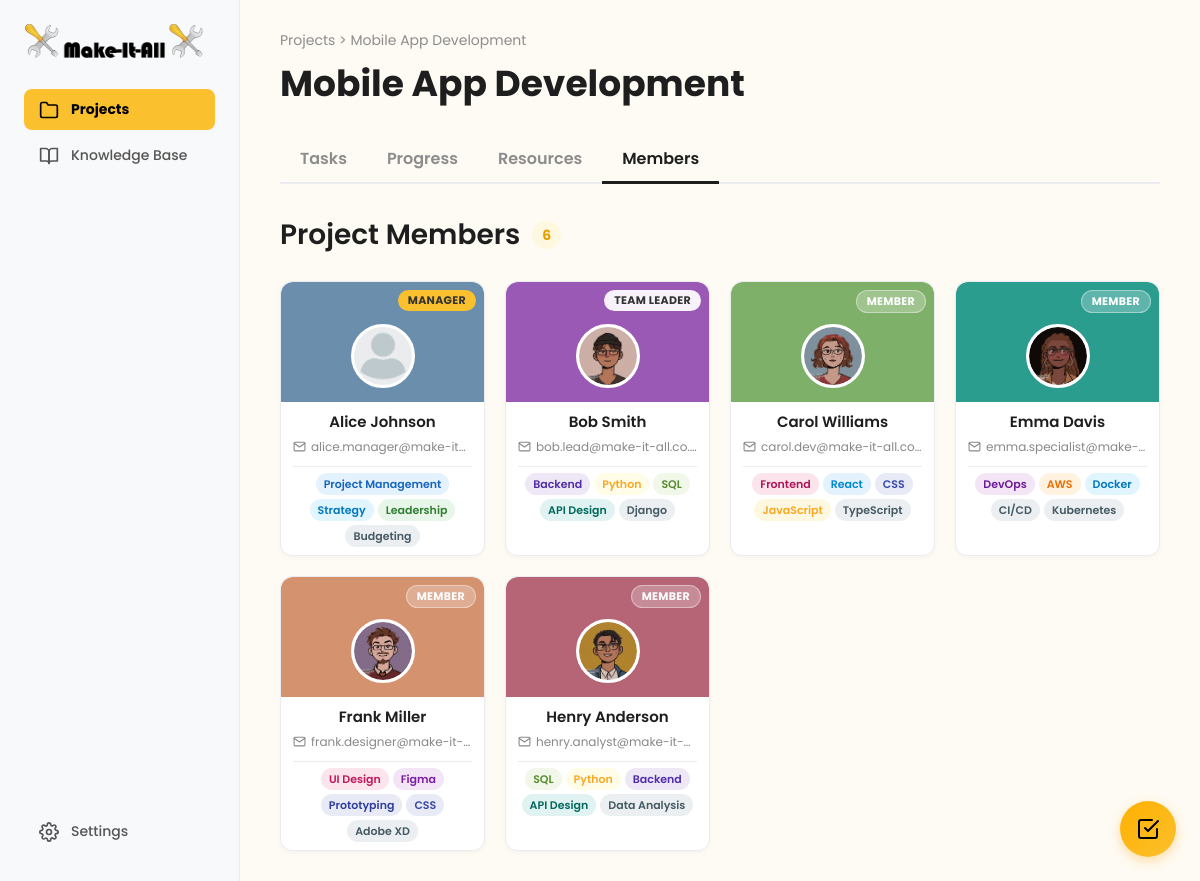
Screenshot of /user/project/project-members.php?project_id=2 (signed in) with the database file from the repository.
### tables this page shows
CREATE TABLE projects (
    project_id INT AUTO_INCREMENT PRIMARY KEY,
    project_name VARCHAR(255) NOT NULL,
    description TEXT,
    created_by INT NOT NULL COMMENT 'Manager who created the project',
    team_leader_id INT NULL COMMENT 'Assigned team leader',
    start_date DATE NOT NULL,
    deadline DATE NOT NULL,
    estimated_completion_date DATE NULL COMMENT 'Calculated based on velocity',
    completed_date DATE NULL,
    status ENUM('planning', 'active', 'on_hold', 'completed', 'archived') DEFAULT 'active',
    priority ENUM('low', 'medium', 'high') DEFAULT 'medium',
    completion_percentage DECIMAL(5,2) DEFAULT 0.00,
    overdue_tasks_count INT DEFAULT 0,
    resource_level ENUM('sufficient', 'tight', 'under_resourced') DEFAULT 'sufficient',
    created_at TIMESTAMP DEFAULT CURRENT_TIMESTAMP,
    updated_at TIMESTAMP DEFAULT CURRENT_TIMESTAMP ON UPDATE CURRENT_TIMESTAMP,
    archived_at TIMESTAMP NULL,
    FOREIGN KEY (created_by) REFERENCES users(user_id) ON DELETE RESTRICT,
    FOREIGN KEY (team_leader_id) REFERENCES users(user_id) ON DELETE SET NULL,
    INDEX idx_status (status),
    INDEX idx_created_by (created_by),
    INDEX idx_team_leader (team_leader_id),
    INDEX idx_deadline (deadline),
    INDEX idx_priority (priority)
);

CREATE TABLE users (
    user_id INT AUTO_INCREMENT PRIMARY KEY,
    email VARCHAR(255) NOT NULL UNIQUE,
    password_hash VARCHAR(255) NULL COMMENT 'NULL for non-registered employees',
    is_registered BOOLEAN DEFAULT FALSE,
    first_name VARCHAR(100) NOT NULL,
    last_name VARCHAR(100) NOT NULL,
    profile_picture VARCHAR(255) DEFAULT '/default-avatar.png',
    role ENUM('manager', 'team_leader', 'team_member', 'technical_specialist') NOT NULL DEFAULT 'team_member',
    department VARCHAR(100),
    specialties TEXT COMMENT 'JSON array: ["Frontend", "React", "UX Design"]',
    manager_id INT NULL COMMENT 'Self-referencing FK - who manages this user',
    is_active BOOLEAN DEFAULT TRUE,
    last_login TIMESTAMP NULL,
    created_at TIMESTAMP DEFAULT CURRENT_TIMESTAMP,
    updated_at TIMESTAMP DEFAULT CURRENT_TIMESTAMP ON UPDATE CURRENT_TIMESTAMP,
    FOREIGN KEY (manager_id) REFERENCES users(user_id) ON DELETE SET NULL,
    INDEX idx_email (email),
    INDEX idx_role (role),
    INDEX idx_manager (manager_id),
    INDEX idx_is_registered (is_registered),
    INDEX idx_is_active (is_active)
);

CREATE TABLE project_members (
    project_member_id INT AUTO_INCREMENT PRIMARY KEY,
    project_id INT NOT NULL,
    user_id INT NOT NULL,
    project_role ENUM('team_leader', 'member') DEFAULT 'member',
    joined_at TIMESTAMP DEFAULT CURRENT_TIMESTAMP,
    left_at TIMESTAMP NULL COMMENT 'Soft delete - set when member leaves project',
    FOREIGN KEY (project_id) REFERENCES projects(project_id) ON DELETE CASCADE,
    FOREIGN KEY (user_id) REFERENCES users(user_id) ON DELETE CASCADE,
    UNIQUE KEY unique_project_user (project_id, user_id),
    INDEX idx_project (project_id),
    INDEX idx_user (user_id),
    INDEX idx_left_at (left_at)
);

### actions/guard_project_access.php (called while the page is built, shortened)
<?php
function guardProjectAccess(PDO $db, int $projectId, int $userId): array
{
    $stmt = $db->prepare("
        SELECT
            p.project_id,
            p.project_name,
            p.description,
            p.status,
            p.deadline,
            p.team_leader_id,
            p.created_by,
            CASE WHEN p.team_leader_id = :uid THEN 1 ELSE 0 END AS is_team_leader,
            CASE WHEN pm.user_id IS NOT NULL THEN 1 ELSE 0 END AS is_member
        FROM projects p
        LEFT JOIN project_members pm
            ON pm.project_id = p.project_id
           AND pm.user_id = :uid
           AND pm.left_at IS NULL
        WHERE p.project_id = :pid
          AND (
              p.created_by = :uid
              OR p.team_leader_id = :uid
              OR pm.user_id IS NOT NULL
          )
        LIMIT 1
    ");
    $stmt->execute([':pid' => $projectId, ':uid' => $userId]);
    $project = $stmt->fetch(PDO::FETCH_ASSOC);
    $roleLower = strtolower((string)($_SESSION['role'] ?? ''));
    $isManager = ($roleLower === 'manager');
    $isTeamLeaderOfThisProject = ((int)$project['is_team_leader'] === 1);
    $canManageProject = $isManager || $isTeamLeaderOfThisProject;
    $canCloseProject = $isManager;
    return [
        'project' => $project,
        'isManager' => $isManager,
        'isTeamLeaderOfThisProject' => $isTeamLeaderOfThisProject,
        'canManageProject' => $canManageProject,
        'canCloseProject' => $canCloseProject,
    ];
}

### user/project/project-members.php (the view, shortened to what this page needs)
<?php
require_once __DIR__ . "/../../actions/guard_project_access.php";
$projectId = $_SESSION['current_project_id'] ?? null;
$userId = (int) $_SESSION['user_id'];
$database = new Database();
$pdo = $database->getConnection();
$access = guardProjectAccess($pdo, (int) $projectId, $userId);
$project = $access['project'];
$isManager = $access['isManager'];
$bannerColors = [
    '#5B9BD5', '#7FB069', '#9B59B6', '#D4926F', '#45B7B8',
    '#6C8EAD', '#2A9D8F', '#B56576', '#52796F', '#7D8FA0',
];
$specialtyClassMap = [
    'Project Management' => 'spec-project-management',
    'Strategy'           => 'spec-strategy',
    'Leadership'         => 'spec-leadership',
    'Backend'            => 'spec-backend',
    'Python'             => 'spec-python',
    'SQL'                => 'spec-sql',
    'API Design'         => 'spec-api-design',
    'Frontend'           => 'spec-frontend',
    'React'              => 'spec-react',
    'CSS'                => 'spec-css',
    'JavaScript'         => 'spec-javascript',
    'Node.js'            => 'spec-node-js',
    'MongoDB'            => 'spec-mongodb',
    'DevOps'             => 'spec-devops',
    'AWS'                => 'spec-aws',
    'Docker'             => 'spec-docker',
    'CI/CD'              => 'spec-ci-cd',
    'UI Design'          => 'spec-ui-design',
    'Figma'              => 'spec-figma',
    'Prototyping'        => 'spec-prototyping',
];
$stmt = $pdo->prepare("
    SELECT
        u.user_id, u.first_name, u.last_name, u.email,
        u.profile_picture, u.specialties, u.role AS system_role,
        pm.project_role
    FROM project_members pm
    INNER JOIN users u ON u.user_id = pm.user_id
    WHERE pm.project_id = :pid AND pm.left_at IS NULL
    ORDER BY
        CASE pm.project_role
            WHEN 'team_leader' THEN 1
            ELSE 2
        END,
        u.first_name ASC
");
$stmt->execute([':pid' => $projectId]);
$members = $stmt->fetchAll(PDO::FETCH_ASSOC);
$managerId = (int) $project['created_by'];
$teamLeaderId = (int) $project['team_leader_id'];
$managerInList = false;
if (!$managerInList) {
    $stmt = $pdo->prepare("
        SELECT user_id, first_name, last_name, email, profile_picture, specialties, role AS system_role
        FROM users WHERE user_id = :uid
    ");
    $stmt->execute([':uid' => $managerId]);
    $manager = $stmt->fetch(PDO::FETCH_ASSOC);
    if ($manager) {
        $manager['project_role'] = 'manager';
        array_unshift($members, $manager);
    }
}
$memberCount = count($members);
function getMemberColor($uid, $bannerColors, &$colorMap) {
    $color = $bannerColors[array_rand($bannerColors)];
    return $color;
}
?>
<!DOCTYPE html>
<html lang="en">
<head>
    <link rel="stylesheet" href="../dashboard.css">
    <link rel="stylesheet" href="progress.css">
    <link rel="stylesheet" href="project-members.css">
</head>
<body id="project-members-page">
<?php include '../to-do/todo_widget.php'; ?>
<div class="dashboard-container">
    <nav class="sidebar">
        <div class="nav-top">
            <div class="logo-container">
                <img src="../logo.png" alt="Make-It-All Logo" class="logo-icon">
            </div>
            <ul class="nav-main">
                <li class="active-parent">
                    <a href="projects-overview.php"><i data-feather="folder"></i>Projects</a>
                </li>
                <li><a href="../knowledge-base/knowledge-base.html"><i data-feather="book-open"></i>Knowledge Base</a></li>
            </ul>
        </div>
        <div class="nav-footer">
            <ul>
                <li><a href="../settings.php"><i data-feather="settings"></i>Settings</a></li>
            </ul>
        </div>
    </nav>
    <main class="main-content">
        <header class="project-header">
            <div class="project-header-top">
                <div class="breadcrumbs-title">
                    <p class="breadcrumbs"><a href="projects-overview.php">Projects</a> > <span id="project-name-breadcrumb"><?= htmlspecialchars($project['project_name']) ?></span></p>
                    <h1 id="project-name-header"><?= htmlspecialchars($project['project_name']) ?></h1>
                </div>
            </div>
            <nav class="project-nav" id="project-nav-links">
                <a href="#">Tasks</a>
                <a href="#">Progress</a>
                <a href="#">Resources</a>
                <a href="#" class="active">Members</a>
            </nav>
        </header>
        <div class="members-content">
            <div class="members-header">
                <h2>
                    Project Members
                    <span class="members-count-badge" id="members-count"><?= $memberCount ?></span>
                </h2>
            </div>
            <div class="members-grid" id="members-grid">
                <?php foreach ($members as $member): ?>
                    <?php
                        $uid = (int) $member['user_id'];
                        $fullName = htmlspecialchars($member['first_name'] . ' ' . $member['last_name']);
                        $email = htmlspecialchars($member['email']);
                        $profilePic = htmlspecialchars($member['profile_picture']);
                        $bannerColor = getMemberColor($uid, $bannerColors, $_SESSION['employee_colors']);
                        $displayRole = 'Member';
                        $roleClass = 'role-member';
                        if ($uid === $managerId) {
                            $displayRole = 'Manager';
                            $roleClass = 'role-manager';
                        } elseif ($uid === $teamLeaderId || $member['project_role'] === 'team_leader') {
                            $displayRole = 'Team Leader';
                            $roleClass = 'role-team-leader';
                        }
                        $specialties = [];
                        if (!empty($member['specialties'])) {
                            $specialties = json_decode($member['specialties'], true)
                                ?? explode(',', $member['specialties']);
                            $specialties = array_map('trim', $specialties);
                        }
                        $isClickable = $isManager && $uid !== $userId;
                        $cardClasses = 'member-card' . ($isClickable ? ' clickable' : '');
                    ?>
                    <div class="<?= $cardClasses ?>" data-user-id="<?= $uid ?>"<?php if ($isClickable): ?> data-profile-url="../employees/employee-profile.php?id=<?= $uid ?>"<?php endif; ?>>
                        <div class="member-card-top" style="background-color: <?= htmlspecialchars($bannerColor) ?>;">
                            <span class="member-role-badge <?= $roleClass ?>"><?= $displayRole ?></span>
                            <div class="member-avatar">
                                <img src="<?= $profilePic ?>" alt="<?= $fullName ?>">
                            </div>
                        </div>
                        <div class="member-card-body">
                            <h4 class="member-name"><?= $fullName ?></h4>
                            <p class="member-email">
                                <i data-feather="mail"></i>
                                <span><?= $email ?></span>
                            </p>
                            <?php if (!empty($specialties)): ?>
                                <div class="member-specialties">
                                    <?php foreach ($specialties as $skill): ?>
                                        <?php $skillClass = $specialtyClassMap[trim($skill)] ?? 'spec-default'; ?>
                                        <span class="specialty-pill <?= $skillClass ?>">
                                            <?= htmlspecialchars(trim($skill)) ?>
                                        </span>
                                    <?php endforeach; ?>
                                </div>
                            <?php endif; ?>
                        </div>
                    </div>
                <?php endforeach; ?>
            </div>
        </div>
    </main>
</div>
</body>
</html>

### user/dashboard.css (style rules this page uses)
html, body { height: 100%; }
body { background: #FEFBF4; font-family: 'Poppins', sans-serif; margin: 0; height: 100vh; color: #1E1E1E; overflow: hidden; }
* { box-sizing: border-box; }
a { color: #1E1E1E; transition: color 0.2s ease; }
.dashboard-container { display: flex; width: 100%; height: 100vh; }
.sidebar { width: 240px; flex-shrink: 0; background: #F8F9FA; padding: 24px; display: flex; flex-direction: column; justify-content: space-between; border-right: 1px solid #EAECEE; }
.logo-container { display: flex; align-items: center; gap: 8px; font-size: 20px; font-weight: 700; margin-bottom: 30px; }
.logo-icon { width: 180px; height: 35px; }
.sidebar ul { list-style: none; padding: 0; margin: 0; }
.sidebar ul a { display: flex; align-items: center; gap: 12px; padding: 10px 15px; text-decoration: none; color: #555; font-weight: 500; border-radius: 8px; margin-bottom: 5px; font-size: 14px; }
.sidebar ul a svg { width: 20px; height: 20px; }
.sidebar ul.nav-main>li.active-parent>a { background: #FBC02D; color: black; font-weight: 700; }
.main-content { flex: 1; padding: 0; display: flex; flex-direction: column; min-height: 0; overflow-y: auto; height: 100vh; }
.project-header { display: flex; flex-direction: column; padding: 30px 40px 0 40px; flex-shrink: 0; }
.project-header-top { display: flex; justify-content: space-between; align-items: center; width: 100%; }
.breadcrumbs-title { display: flex; flex-direction: column; }
.breadcrumbs { font-size: 14px; color: #8C8C8C; margin: 0; }
.breadcrumbs a { color: #8C8C8C; text-decoration: none; transition: color 0.2s ease; }
.project-header h1 { font-size: 36px; font-weight: 700; margin: 5px 0 10px 0; }
.project-nav { display: flex; border-bottom: 2px solid #EAECEE; margin-top: 15px; }
.project-nav a { padding: 10px 20px; text-decoration: none; color: #8C8C8C; font-weight: 600; font-size: 16px; margin-bottom: -2px; border-bottom: 3px solid transparent; }
.project-nav a.active { color: #1E1E1E; border-bottom-color: #1E1E1E; }

### rows the page displays
projects: project_name "Mobile App Development"
users: displayRole "MANAGER", profile_picture (placeholder picture), fullName "Alice Johnson", email "alice.manager@make-it…", specialties "Project Management", specialties "Strategy", specialties "Leadership", specialties "Budgeting"
project_members: displayRole "TEAM LEADER", user.profile_picture (picture), user.last_name "Bob Smith", user.email "bob.lead@make-it-all.co.…", user.specialties "Backend", user.specialties "Python", user.specialties "SQL", user.specialties "API Design", user.specialties "Django"
project_members: displayRole "MEMBER", user.profile_picture (picture), user.last_name "Carol Williams", user.email "carol.dev@make-it-all.co…", user.specialties "Frontend", user.specialties "React", user.specialties "CSS", user.specialties "JavaScript", user.specialties "TypeScript"
project_members: displayRole "MEMBER", user.profile_picture (picture), user.last_name "Emma Davis", user.email "emma.specialist@make-…", user.specialties "DevOps", user.specialties "AWS", user.specialties "Docker", user.specialties "CI/CD", user.specialties "Kubernetes"
project_members: displayRole "MEMBER", user.profile_picture (picture), user.last_name "Frank Miller", user.email "frank.designer@make-it-…", user.specialties "UI Design", user.specialties "Figma", user.specialties "Prototyping", user.specialties "CSS", user.specialties "Adobe XD"
project_members: displayRole "MEMBER", user.profile_picture (picture), user.last_name "Henry Anderson", user.email "henry.analyst@make-it-…", user.specialties "SQL", user.specialties "Python", user.specialties "Backend", user.specialties "API Design", user.specialties "Data Analysis"

### other values shown
$memberCount "6"
